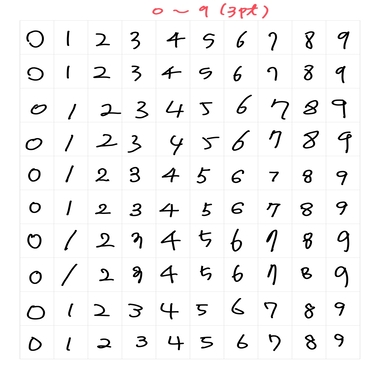
#> input picture dataset/MNIST_image_transform/mnist_handmade_dataset/1.jpg, 380 x 380 px
$ python -i ftlib.py   (imports and definitions only)
#> lines starting #> are read from the running program, lines starting #| are printed output that depends on the picture; after the words box and inside, x2 and y2 are one past the last pixel; in counts of white or black regions, pixels touching at a corner belong together
import cv2
import numpy as np

show_images = 1


def fastThin(img_ori):
    obj = 0
    bg = 255
    img = img_ori.copy()
    if (show_images):
        cv2.imshow('pre morphology', img)
    img = morphology(img)
    cleanCorners(img)
    if (show_images):
        cv2.imshow('morphology', img)
    eraseTwoByTwos(img)
    if (show_images):
        cv2.imshow('morphology + eraseTwoByTwos', img)
    eraseLadders(img)
    if (show_images):
        cv2.imshow('morphology + eraseTwoByTwos + eraseLadders', img)
    return img


def morphology(img):
    # inverts the image to execute easier operations (sum and subtraction)
    a, img = cv2.threshold(img, 100, 255, cv2.THRESH_BINARY_INV)
    # generates 3 by 3 cross kernel
    kernel = cv2.getStructuringElement(cv2.MORPH_CROSS, (3, 3))
    # iteration counter
    iteration = 0
    print("Starting fast thin...")
    while True:
        iteration += 1
        print("Running iteration", iteration, "of morphology")  # "Running iteration x"
        # erosion
        last_img = img.copy()
        ero = cv2.erode(img, kernel, iterations=1)
        # dilation
        dil = cv2.dilate(ero, kernel, iterations=1)
        # result = original - dilated + eroded
        img -= dil
        img += ero
        # ends loop if result is the same from last iteration
        if cv2.compare(img, last_img, cv2.CMP_EQ).all():
            break
    a, img = cv2.threshold(img, 100, 255, cv2.THRESH_BINARY_INV)  # inverts back the image
    return img


# came up with this one by myself, if anyone finds a better way of detecting/reducing interest areas please tell me
def eraseTwoByTwos(img):
    altura = img.shape[0]
    largura = img.shape[1]
    obj = 0
    bg = 255
    for y in range(1, altura - 2):
        for x in range(1, largura - 2):
            # centrais
            c1 = img[y, x]
            c2 = img[y, x + 1]
            c3 = img[y + 1, x]
            c4 = img[y + 1, x + 1]
            if c1 == obj and c2 == obj and c3 == obj and c4 == obj:
                if img[y - 1, x - 1] != obj:
                    img[y, x] = bg
                    pass
                elif img[y - 1, x + 2] != obj:
                    img[y, x + 1] = bg
                    pass
                elif img[y + 2, x - 1] != obj:
                    img[y + 1, x] = bg
                    pass
                elif img[y + 2, x + 2] != obj:
                    img[y + 1, x + 1] = bg
                    pass
                # vizinhos
                v1 = img[y - 1, x - 1]
                v2 = img[y - 1, x]
                v3 = img[y - 1, x + 1]
                v4 = img[y - 1, x + 2]
                v5 = img[y, x + 2]
                v6 = img[y + 1, x + 2]
                v7 = img[y + 2, x + 2]
                v8 = img[y + 2, x + 1]
                v9 = img[y + 2, x]
                v10 = img[y + 2, x - 1]
                v11 = img[y + 1, x - 1]
                v12 = img[y, x - 1]
                vizinhos = [v12, v1, v2, v3, v4, v5, v6, v7, v8, v9, v10, v11]


# sets the borders of the image as bg
def cleanCorners(img):
    altura = img.shape[0]
    largura = img.shape[1]
    bg = 255
    img[0:altura, 0] = bg
    img[0, 0:largura] = bg
    img[0:altura, largura - 1] = bg
    img[altura - 1, 0:largura] = bg


# used in Zhang Suen algorithms to eliminate undesired corners
# [43 lines left out: function eraseLadders, not called in this run]

>>> import cv2
>>> picture = cv2.imread('../dataset/MNIST_image_transform/mnist_handmade_dataset/1.jpg')
#> picture is the input picture: shape (380, 380, 3); mean B, G, R 243.4, 243.4, 243.7
>>> result = fastThin(picture)
#> in morphology, `a, img = cv2.threshold(img, 100, 255, cv2.THRESH_BINARY_INV)`:
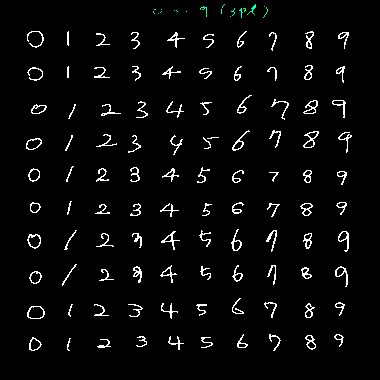
#> img: shape (380, 380, 3); mean of channels 0, 1, 2 9.3, 9.4, 9.2; drawn as B, G, R
#> the loop in morphology, `while True:` made 2 passes
#> pass 1, in morphology, `ero = cv2.erode(img, kernel, iterations=1)`:
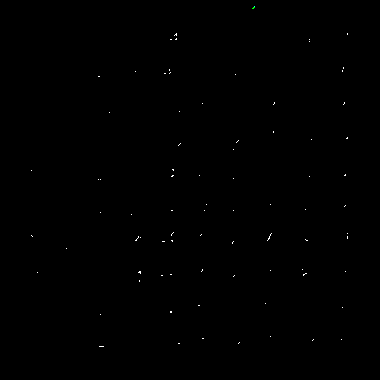
#> ero: shape (380, 380, 3); mean of channels 0, 1, 2 0.3, 0.3, 0.3; drawn as B, G, R
#> pass 1, in morphology, `img -= dil`:
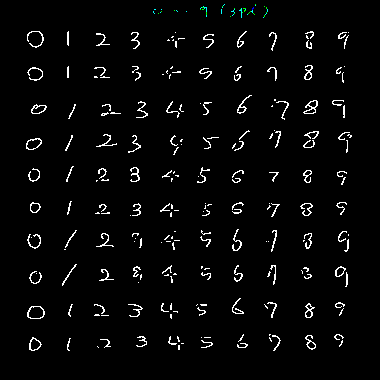
#> img: shape (380, 380, 3); 0.45% of pixels changed, all inside (x1, y1, x2, y2) = (30, 5, 349, 348); drawn as B, G, R
#> pass 1, in morphology, `img += ero`:
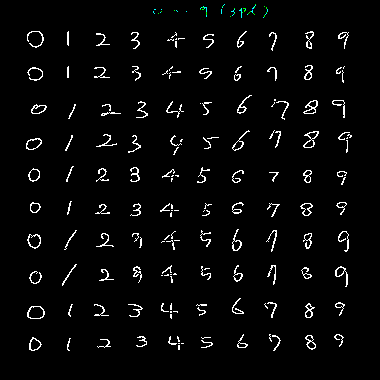
#> img: shape (380, 380, 3); 0.12% of pixels changed, all inside (x1, y1, x2, y2) = (31, 6, 348, 347); drawn as B, G, R
#> after the loop in morphology, `while True:`: ero: shape (380, 380, 3); every value is 0
#> after the loop in morphology, `while True:`: iteration = 2
#> in morphology, `a, img = cv2.threshold(img, 100, 255, cv2.THRESH_BINARY_INV)`:
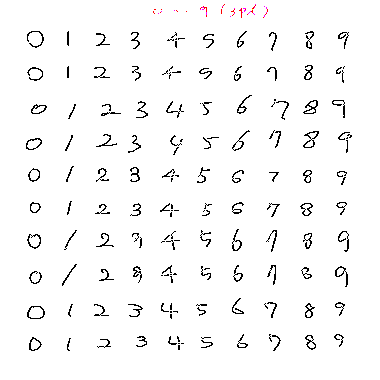
#> img: shape (380, 380, 3); mean of channels 0, 1, 2 246.5, 246.5, 246.6; drawn as B, G, R
#> (the run stopped early here; a loop or call above may not have finished)

$ run again, on dataset/MNIST_image_transform/mnist_handmade_dataset/2.jpg
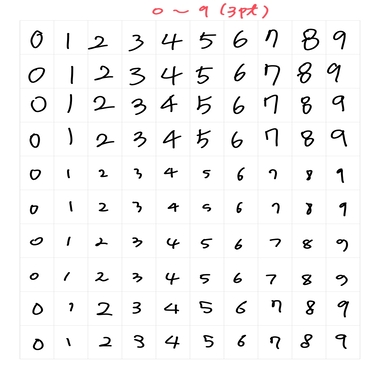
#> input picture dataset/MNIST_image_transform/mnist_handmade_dataset/2.jpg, 380 x 380 px
#> picture is the input picture: shape (380, 380, 3); mean B, G, R 244.7, 244.6, 244.9
#> the loop in morphology, `while True:` made 2 passes
#> pass 1, in morphology, `img += ero`:
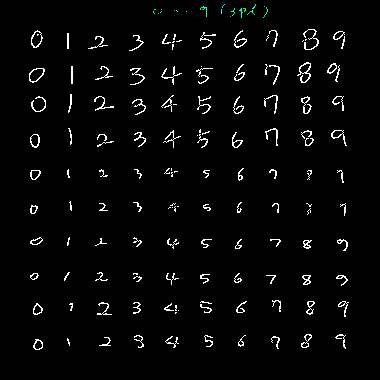
#> img: shape (380, 380, 3); mean of channels 0, 1, 2 7.4, 7.5, 7.3; drawn as B, G, R
#> after the loop in morphology, `while True:`: iteration = 2
#> in morphology, `a, img = cv2.threshold(img, 100, 255, cv2.THRESH_BINARY_INV)`:
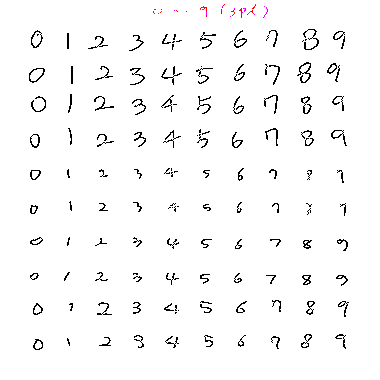
#> img: shape (380, 380, 3); mean of channels 0, 1, 2 247.6, 247.5, 247.7; drawn as B, G, R

$ run again, on dataset/MNIST_image_transform/mnist_handmade_dataset/3.jpg
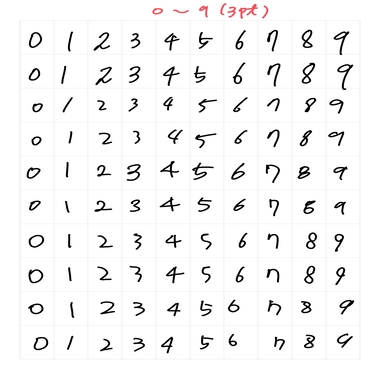
#> input picture dataset/MNIST_image_transform/mnist_handmade_dataset/3.jpg, 380 x 380 px
#> picture is the input picture: shape (380, 380, 3); mean B, G, R 243.8, 243.8, 244.1
#> the loop in morphology, `while True:` made 2 passes
#> pass 1, in morphology, `img += ero`:
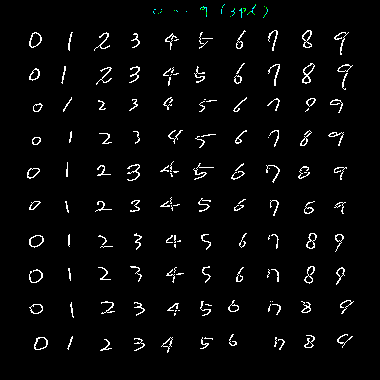
#> img: shape (380, 380, 3); mean of channels 0, 1, 2 8, 8, 7.8; drawn as B, G, R
#> after the loop in morphology, `while True:`: iteration = 2
#> in morphology, `a, img = cv2.threshold(img, 100, 255, cv2.THRESH_BINARY_INV)`:
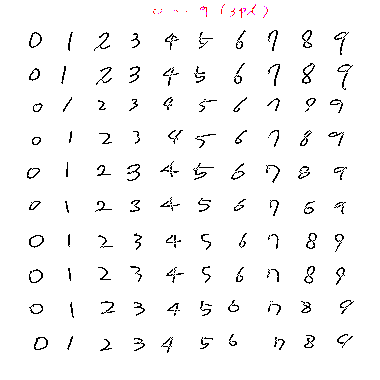
#> img: shape (380, 380, 3); mean of channels 0, 1, 2 247, 247, 247.2; drawn as B, G, R
